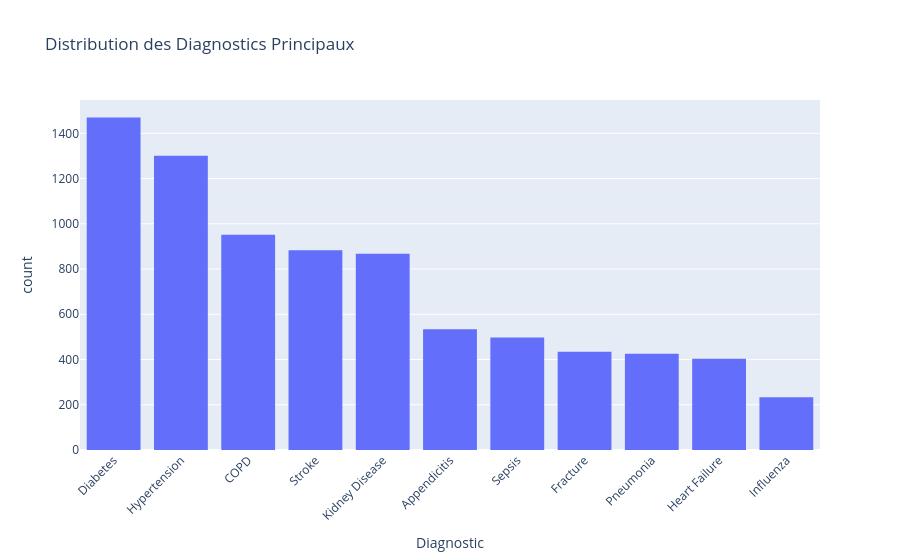

Notebook code cell kept with this figure:
### Markdown cell above
Les moyennes sont relativement distinctes par diagnosis et on distingue des groupes. les écart-type sont homogènes et limités ce qui peut être une explication de l'eta-squared à 65%. les groupes sont serrés et bien séparés.
Le risque d'une réstitution de la moyenne par le modèle reste présent. cependant la prédiction peut être ajuster par les colonnes numérique à la marge.

### Code cell
fig = px.histogram(df, x="primary_diagnosis", 
                   title="Distribution des Diagnostics Principaux",
                   labels={'primary_diagnosis': 'Diagnostic', 'count': 'Nombre de Patients'},
                   category_orders={"primary_diagnosis": df["primary_diagnosis"].value_counts().index}) # Tri par fréquence

# Amélioration de la lisibilité si les noms sont longs
fig.update_layout(xaxis_tickangle=-45) 
fig.show()

### Figure 1 — Plotly figure (JSON) as saved in the notebook; plotly's stock layout.template omitted (floating-point values rounded to 4 significant figures; data arrays with more than 128 entries replaced by an {"elided": "..."} marker saying what was removed)
{"data": [{"bingroup": "x", "hovertemplate": "Diagnostic=%{x}<br>count=%{y}<extra></extra>", "legendgroup": "", "marker": {"color": "#636efa", "pattern": {"shape": ""}}, "name": "", "orientation": "v", "showlegend": false, "type": "histogram", "x": {"elided": "8000 str values"}, "xaxis": "x", "yaxis": "y"}], "layout": {"barmode": "relative", "legend": {"tracegroupgap": 0}, "title": {"text": "Distribution des Diagnostics Principaux"}, "xaxis": {"anchor": "y", "categoryarray": ["Diabetes", "Hypertension", "COPD", "Stroke", "Kidney Disease", "Appendicitis", "Sepsis", "Fracture", "Pneumonia", "Heart Failure", "Influenza"], "categoryorder": "array", "domain": [0, 1], "tickangle": -45, "title": {"text": "Diagnostic"}}, "yaxis": {"anchor": "x", "domain": [0, 1], "title": {"text": "count"}}}}
